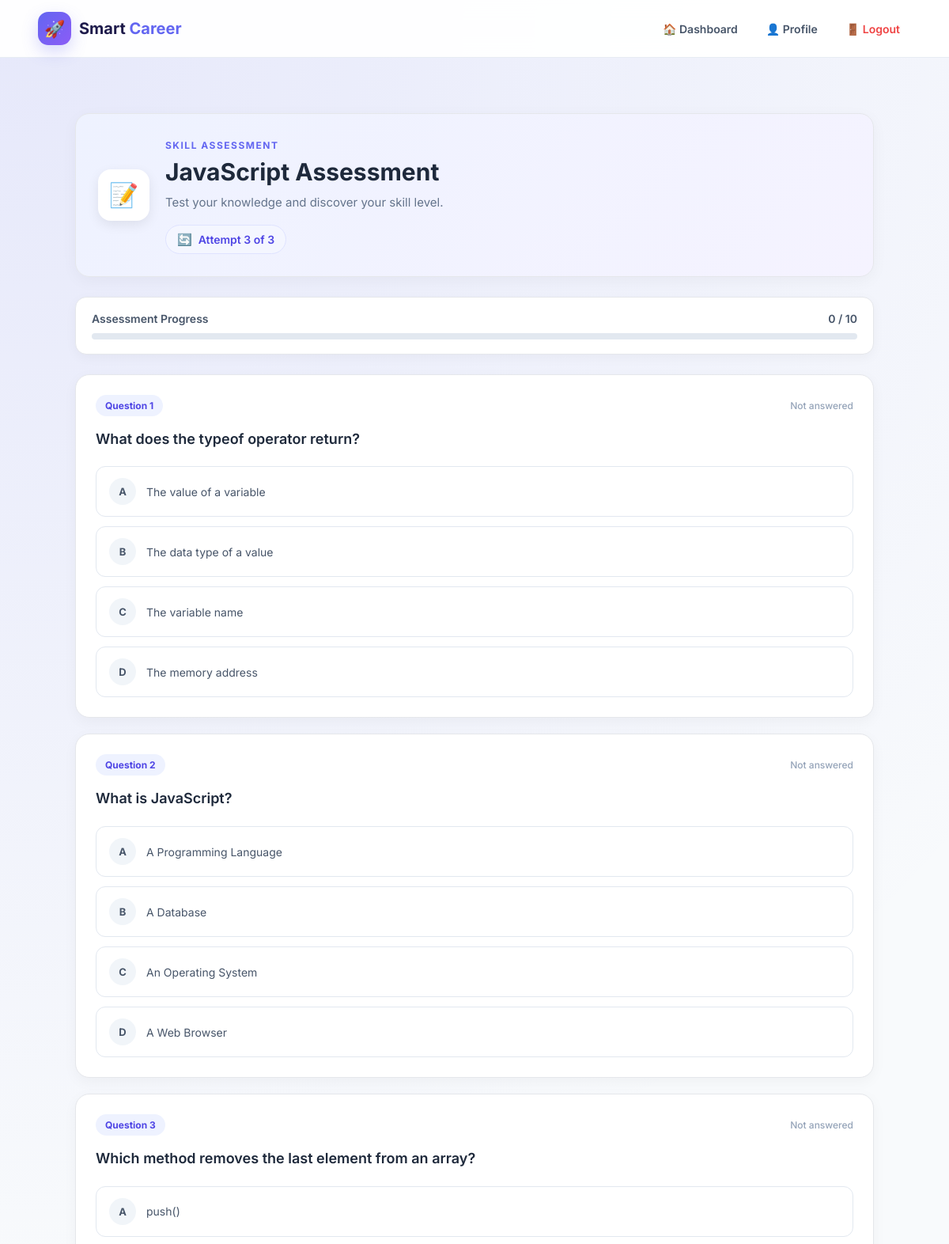
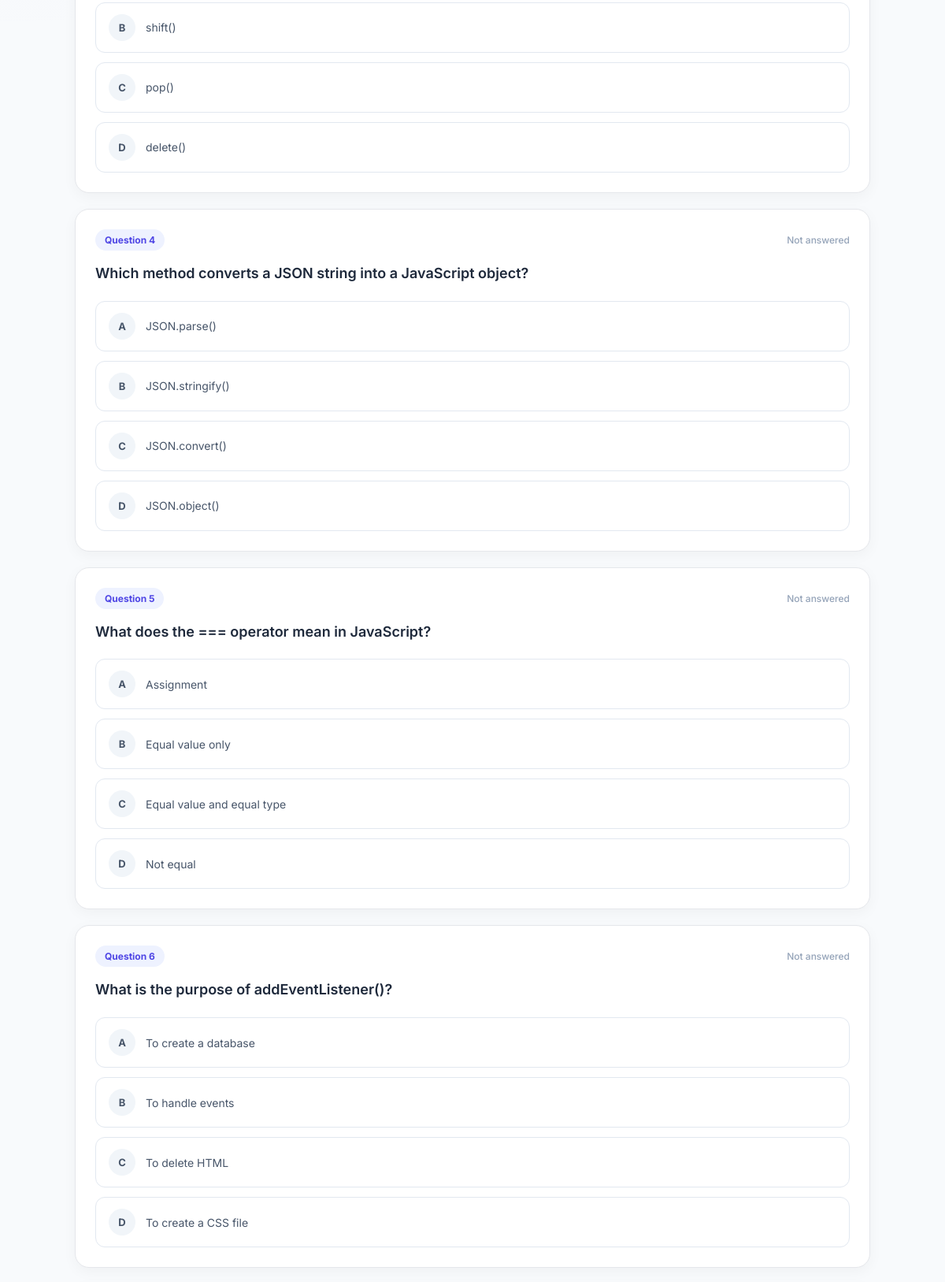
Page /assessment/14/questions/ (signed in, upper part) on the committed database (2 pictures, top to bottom).
### core/models.py (models this page shows, shortened)
class Assessment(models.Model):
    user = models.ForeignKey(
        User,
        on_delete=models.CASCADE,
        related_name='assessments'
    )
    skill = models.ForeignKey(
        Skill,
        on_delete=models.CASCADE,
        related_name='assessments'
    )
    score = models.PositiveIntegerField(default=0)
    total_questions = models.PositiveIntegerField(default=0)
    percentage = models.DecimalField(
        max_digits=5,
        decimal_places=2,
        default=0
    )
    level = models.CharField(
        max_length=20,
        blank=True
    )
    started_at = models.DateTimeField(
        auto_now_add=True
    )
    completed_at = models.DateTimeField(
        null=True,
        blank=True
    )

class Skill(models.Model):
    CATEGORY_CHOICES = [
        ('programming', 'Programming'),
        ('framework', 'Framework'),
        ('database', 'Database'),
        ('frontend', 'Frontend'),
        ('backend', 'Backend'),
        ('tools', 'Tools'),
        ('soft_skill', 'Soft Skill'),
        ('other', 'Other'),
    ]
    name = models.CharField(max_length=100, unique=True)
    category = models.CharField(
        max_length=30,
        choices=CATEGORY_CHOICES
    )
    description = models.TextField(blank=True)
    is_active = models.BooleanField(default=True)
    created_at = models.DateTimeField(auto_now_add=True)
    updated_at = models.DateTimeField(auto_now=True)

class AssessmentQuestion(models.Model):
    assessment = models.ForeignKey(
        Assessment,
        on_delete=models.CASCADE,
        related_name='assessment_questions'
    )
    question = models.ForeignKey(
        Question,
        on_delete=models.CASCADE,
        related_name='assessment_questions'
    )
    selected_answer = models.CharField(
        max_length=1,
        blank=True
    )
    is_correct = models.BooleanField(
        default=False
    )
    class Meta:
        constraints = [
            models.UniqueConstraint(
                fields=['assessment', 'question'],
                name='unique_assessment_question'
            )
        ]

class Question(models.Model):
    DIFFICULTY_CHOICES = [
        ('easy', 'Easy'),
        ('medium', 'Medium'),
        ('hard', 'Hard'),
    ]
    skill = models.ForeignKey(
        Skill,
        on_delete=models.CASCADE,
        related_name='questions'
    )
    question_text = models.TextField()
    option_a = models.CharField(max_length=300)
    option_b = models.CharField(max_length=300)
    option_c = models.CharField(max_length=300)
    option_d = models.CharField(max_length=300)
    correct_answer = models.CharField(
        max_length=1,
        choices=[
            ('A', 'A'),
            ('B', 'B'),
            ('C', 'C'),
            ('D', 'D'),
        ]
    )
    difficulty = models.CharField(
        max_length=10,
        choices=DIFFICULTY_CHOICES,
        default='medium'
    )
    is_active = models.BooleanField(default=True)
    created_at = models.DateTimeField(
        auto_now_add=True
    )

### core/views.py (the view, shortened to what this page needs)
@login_required
def assessment_questions_view(request, assessment_id):
    assessment = Assessment.objects.filter(
        id=assessment_id,
        user=request.user
    ).first()
    if not assessment:
        return redirect('my_skills')
    assessment_questions = AssessmentQuestion.objects.filter(
        assessment=assessment
    ).select_related('question')
    if not assessment_questions.exists():
        return redirect('my_skills')
    previous_attempts = Assessment.objects.filter(
        user=request.user,
        skill=assessment.skill,
        completed_at__isnull=False,
        completed_at__lt=assessment.started_at
    ).count()
    attempt_number = previous_attempts + 1
    max_attempts = 3
    remaining_attempts = max_attempts - attempt_number
    return render(
        request,
        'assessment/assessment_questions.html',
        {
            'assessment': assessment,
            'assessment_questions': assessment_questions,
            'attempt_number': attempt_number,
            'max_attempts': max_attempts,
            'remaining_attempts': remaining_attempts,
        }
    )

### templates/assessment/assessment_questions.html (shortened to what this page needs)
{% extends 'base.html' %}
{% load static %}
{% block content %}
<link rel="stylesheet" href="{% static 'css/assessment_questions.css' %}">
<div class="assessment-container">
    <div class="assessment-header">
        <div class="assessment-icon">
            📝
        </div>
        <div class="assessment-header-content">
            <span class="section-label">
                SKILL ASSESSMENT
            </span>
            <h1>
                {{ assessment.skill.name }} Assessment
            </h1>
            <p>
                Test your knowledge and discover your skill level.
            </p>
            <div class="attempt-badge">
                <span class="attempt-icon">
                    🔄
                </span>
                <span>
                    Attempt {{ attempt_number }} of {{ max_attempts }}
                </span>
            </div>
        </div>
    </div>
    <div class="progress-section">
        <div class="progress-info">
            <span>
                Assessment Progress
            </span>
            <span id="progressText">
            </span>
        </div>
        <div class="progress-bar">
        </div>
    </div>
    <form method="POST" id="assessmentForm">
        {% for item in assessment_questions %}
        <div class="question-card">
            <div class="question-top">
                <span class="question-number">
                    Question {{ forloop.counter }}
                </span>
                <span class="answered-status">
                </span>
            </div>
            <h3 class="question-text">
                {{ item.question.question_text }}
            </h3>
            <div class="options">
                <label class="option">
                    <span class="option-letter">
                        A
                    </span>
                    <span class="option-text">
                        {{ item.question.option_a }}
                    </span>
                </label>
                <label class="option">
                    <span class="option-letter">
                        B
                    </span>
                    <span class="option-text">
                        {{ item.question.option_b }}
                    </span>
                </label>
                <label class="option">
                    <span class="option-letter">
                        C
                    </span>
                    <span class="option-text">
                        {{ item.question.option_c }}
                    </span>
                </label>
                <label class="option">
                    <span class="option-letter">
                        D
                    </span>
                    <span class="option-text">
                        {{ item.question.option_d }}
                    </span>
                </label>
            </div>
        </div>
        {% endfor %}
    </form>
</div>
{% endblock %}

### static/css/style.css (style rules this page uses)
* { margin: 0; padding: 0; box-sizing: border-box; }
:root { --primary: #6366f1; --primary-dark: #4f46e5; --secondary: #8b5cf6; --accent: #06b6d4; --dark: #1e1b4b; --text: #334155; --muted: #64748b; --white: #ffffff; --light: #f8fafc; --border: #e2e8f0; --success: #10b981; --danger: #ef4444; --shadow: 0 10px 35px rgba(30, 27, 75, 0.10); }
body { font-family: "Inter", Arial, sans-serif; background: radial-gradient(circle at top left, rgba(99, 102, 241, 0.12), transparent 30%), radial-gradient(circle at bottom right, rgba(139, 92, 246, 0.10), transparent 30%), #f8fafc; color: var(--text); min-height: 100vh; }

### static/css/assessment_questions.css (style rules this page uses)
.assessment-container { width: 100%; max-width: 1050px; margin: 0 auto; padding: 35px 20px 60px; box-sizing: border-box; }
.assessment-header { display: flex; align-items: center; gap: 20px; padding: 28px; margin-bottom: 25px; border-radius: 18px; background: linear-gradient(135deg, #eef2ff, #f5f3ff); border: 1px solid #e5e7eb; box-shadow: 0 5px 20px rgba(0, 0, 0, 0.04); }
.assessment-icon { width: 65px; height: 65px; flex-shrink: 0; display: flex; align-items: center; justify-content: center; border-radius: 16px; background: #ffffff; font-size: 30px; box-shadow: 0 5px 15px rgba(0, 0, 0, 0.08); }
.section-label { display: inline-block; margin-bottom: 7px; color: #6366f1; font-size: 12px; font-weight: 700; letter-spacing: 1.5px; }
.assessment-header h1 { margin: 0; color: #1e293b; font-size: 30px; font-weight: 700; line-height: 1.3; }
.assessment-header p { margin: 8px 0 0; color: #64748b; font-size: 15px; line-height: 1.5; }
.progress-section { padding: 18px 20px; margin-bottom: 25px; background: #ffffff; border: 1px solid #e5e7eb; border-radius: 14px; box-shadow: 0 4px 15px rgba(0, 0, 0, 0.04); }
.progress-info { display: flex; align-items: center; justify-content: space-between; margin-bottom: 10px; color: #475569; font-size: 14px; font-weight: 600; }
.progress-bar { width: 100%; height: 8px; overflow: hidden; background: #e2e8f0; border-radius: 20px; }
.question-card { padding: 25px; margin-bottom: 20px; background: #ffffff; border: 1px solid #e5e7eb; border-radius: 18px; box-shadow: 0 5px 18px rgba(0, 0, 0, 0.04); transition: transform 0.25s ease, box-shadow 0.25s ease; }
.question-top { display: flex; align-items: center; justify-content: space-between; gap: 10px; margin-bottom: 15px; }
.question-number { display: inline-flex; align-items: center; padding: 6px 12px; background: #eef2ff; color: #4f46e5; border-radius: 20px; font-size: 12px; font-weight: 700; }
.answered-status { color: #94a3b8; font-size: 12px; font-weight: 500; }
.question-text { margin: 0 0 20px; color: #1e293b; font-size: 18px; font-weight: 600; line-height: 1.6; }
.options { display: flex; flex-direction: column; gap: 12px; }
.option { position: relative; display: flex; align-items: center; gap: 13px; padding: 14px 16px; background: #ffffff; border: 1px solid #e2e8f0; border-radius: 12px; cursor: pointer; transition: background 0.2s ease, border-color 0.2s ease, transform 0.2s ease; }
.option-letter { width: 34px; height: 34px; flex-shrink: 0; display: flex; align-items: center; justify-content: center; background: #f1f5f9; color: #475569; border-radius: 50%; font-size: 13px; font-weight: 700; transition: background 0.2s ease, color 0.2s ease; }
.option-text { color: #475569; font-size: 14px; line-height: 1.5; }
.attempt-badge { display: inline-flex; align-items: center; gap: 8px; margin-top: 16px; padding: 8px 14px; background: #f4f6ff; border: 1px solid #dfe3ff; border-radius: 20px; color: #4f46e5; font-size: 14px; font-weight: 600; }
.attempt-icon { font-size: 15px; }

### rows in the picture
Assessment: skill.name "JavaScript"
AssessmentQuestion: question.question_text "What does the typeof operator return?", question.option_a "The value of a variable", question.option_b "The data type of a value", question.option_c "The variable name", question.option_d "The memory address"
AssessmentQuestion: question.question_text "What is JavaScript?", question.option_a "A Programming Language", question.option_b "A Database", question.option_c "An Operating System", question.option_d "A Web Browser"
AssessmentQuestion: question.question_text "Which method removes the last element from an array?", question.option_a "push()", question.option_b "shift()", question.option_c "pop()", question.option_d "delete()"
AssessmentQuestion: question.question_text "Which method converts a JSON string into a JavaScript object?", question.option_a "JSON.parse()", question.option_b "JSON.stringify()", question.option_c "JSON.convert()", question.option_d "JSON.object()"
AssessmentQuestion: question.question_text "What does the === operator mean in JavaScript?", question.option_a "Assignment", question.option_b "Equal value only", question.option_c "Equal value and equal type", question.option_d "Not equal"
AssessmentQuestion: question.question_text "What is the purpose of addEventListener()?", question.option_a "To create a database", question.option_b "To handle events", question.option_c "To delete HTML", question.option_d "To create a CSS file"

### other values in the picture
{{ attempt_number }} "3"
{{ max_attempts }} "3"
